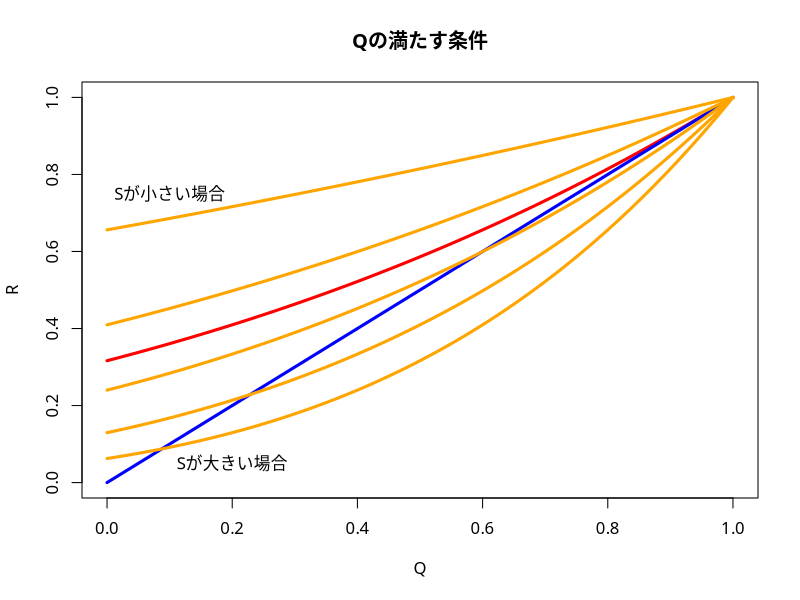
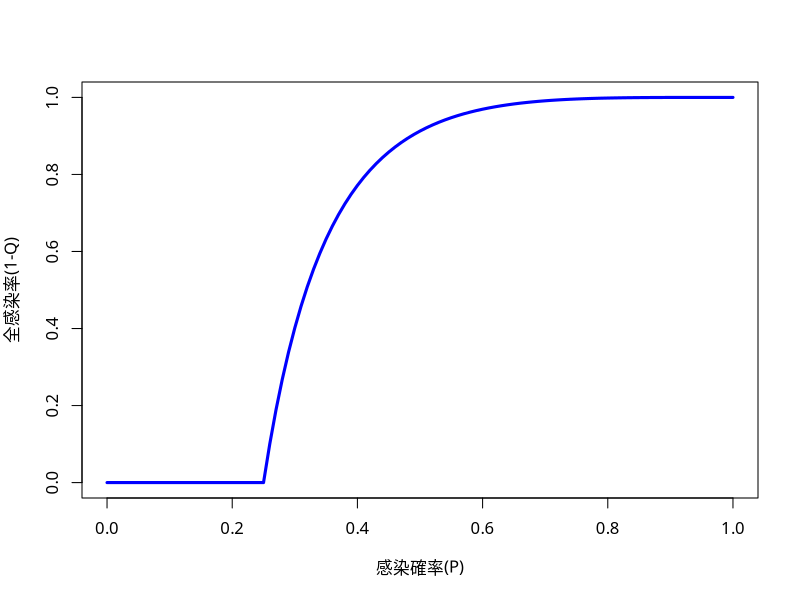

Source code (R) for these figures, in order:
### 実験6
### 格子モデルで相転移を(近似的に)説明する

## 条件のグラフを表示
par(family="HiraginoSans-W4")
plot(c(0,1),c(0,1),type="n",xlab="Q",ylab="R")
x <- seq(0,1,length=101)
p <- 0.25 
lines(x,(p*x+(1-p))^4,col="red",lwd=3)
lines(x,x,col="blue",lwd=3)
for(p in seq(0.1,0.5,by=0.1))
    lines(x,(p*x+(1-p))^4,col="orange",lwd=3)
text(0.1,0.75,labels="Sが小さい場合")
text(0.2,0.05,labels="Sが大きい場合")
title("Qの満たす条件")

## 解を計算する
pvec <- seq(0,1,by=0.01)
f <- function(x,y){x-(y*x+(1-y))^4}
qvec <- c(rep(1,sum(pvec<=0.25)), # 0.25で相転移
          sapply(pvec[pvec>0.25], # こちらは数値的に求める
                 function(p){uniroot(f,c(0,0.99),
                                     tol=0.0001,y=p)$root}))
par(family="HiraginoSans-W4")
plot(pvec, 1-qvec, type="l",
     col="blue", lwd=3,
     xlab="感染確率(P)",ylab="全感染率(1-Q)")
